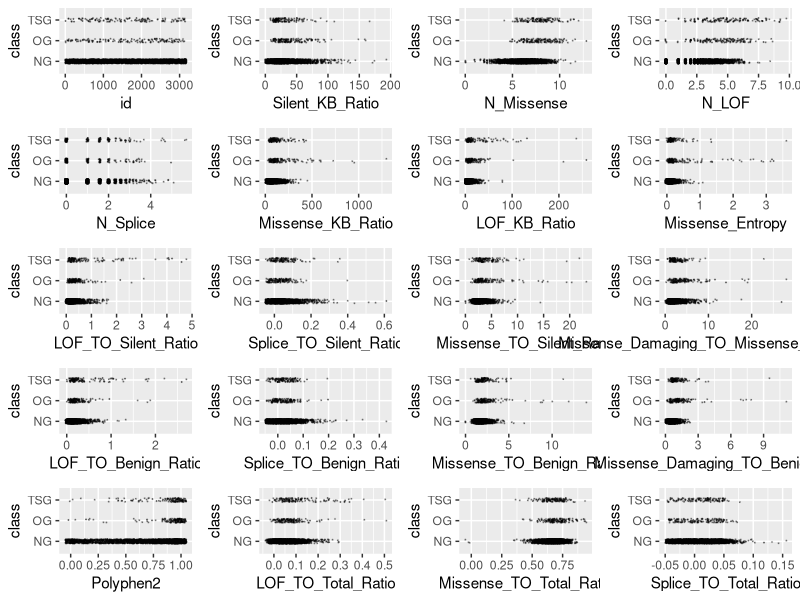
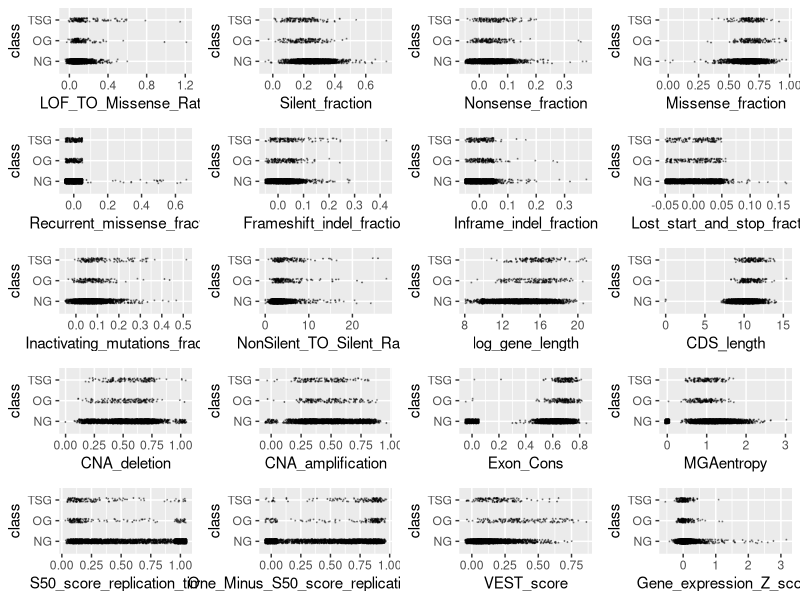
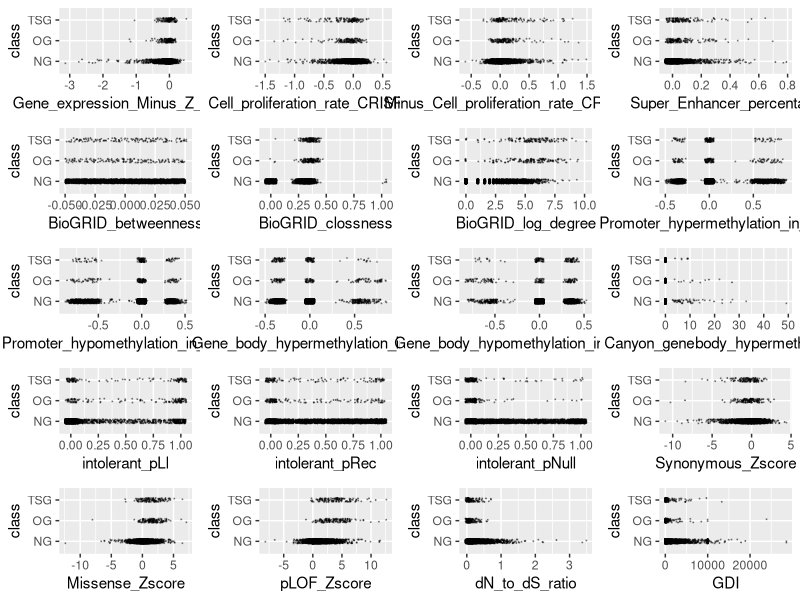
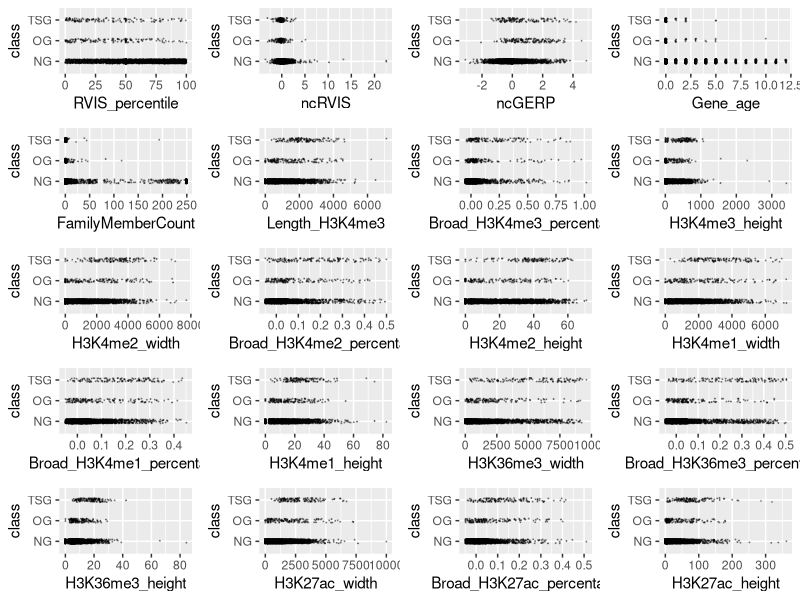
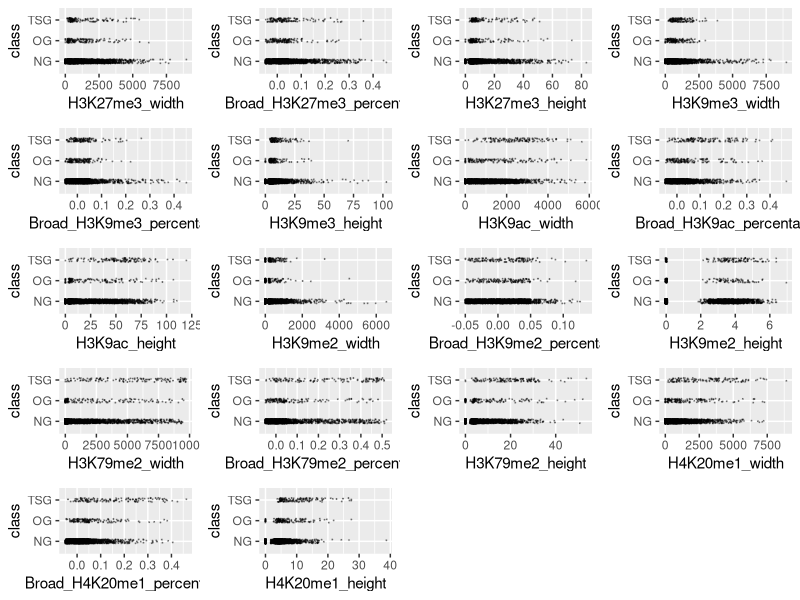
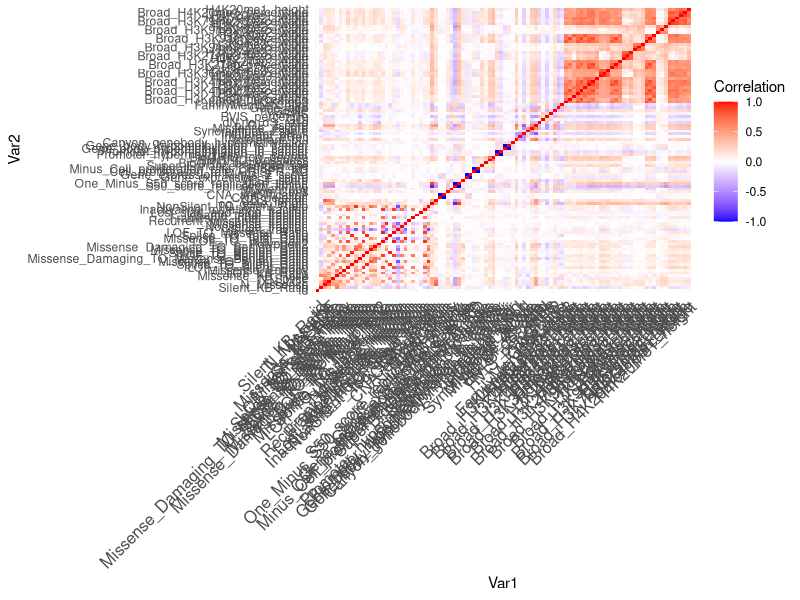
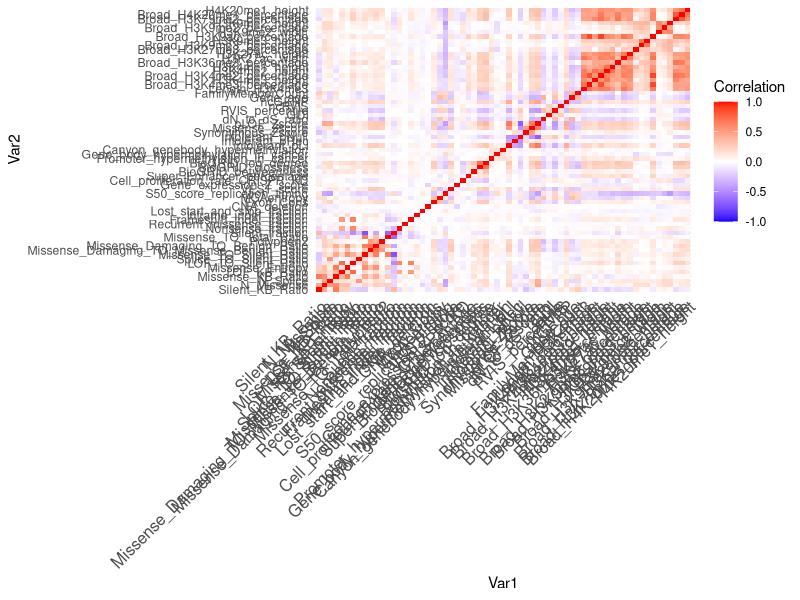
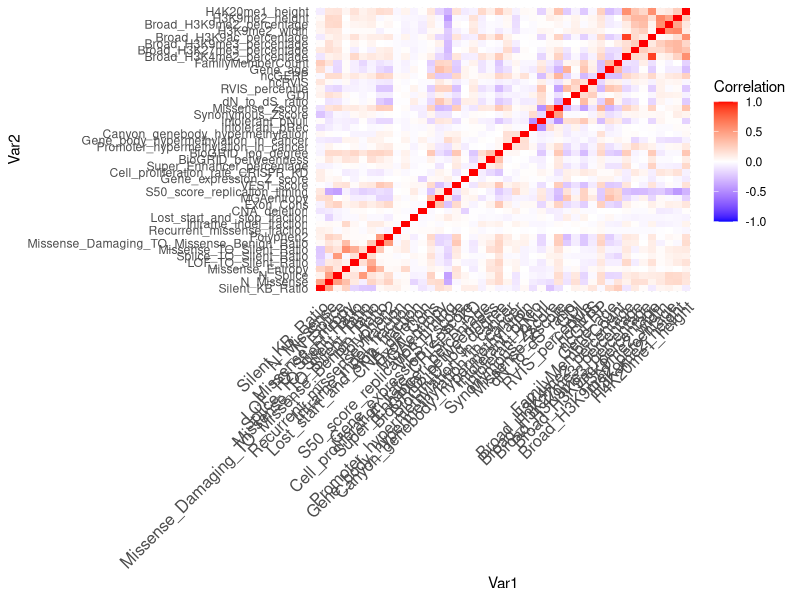

Write the R code that produced these figures, in order.
## ---- chunk 1
knitr::opts_chunk$set(echo = TRUE, comment = NA)
## ---- chunk 2
training <- read.csv("training.csv", stringsAsFactors = TRUE)
training$class <- factor(training$class)
levels(training$class) <- c("NG", "OG", "TSG")
# Create an outlier function
outlier <- function(data) {
  low <- mean(data) - 3 * sd(data)
  high <- mean(data) + 3 * sd(data)
  which(data < low | data > high)
}
# library(ggplot2)
# scatter <- function(var) {
#   ggplot(training, aes_string(var, "class")) +
#     geom_jitter(width = 0.05, height = 0.1, size = 0.1,
#                 colour = rgb(0, 0, 0, alpha = 1 / 3))
# }
# scat_plot <- lapply(names(training)[-99], scatter)
# library(gridExtra)
# grid.arrange(grobs = scat_plot[1:20], ncol = 4)
# grid.arrange(grobs = scat_plot[21:40], ncol = 4)
# grid.arrange(grobs = scat_plot[41:60], ncol = 4)
# grid.arrange(grobs = scat_plot[61:80], ncol = 4)
# grid.arrange(grobs = scat_plot[81:98], ncol = 4)
outliers <- table(unlist(lapply(training[,-99], outlier)))
outlier_index <- sort(outliers, decreasing = TRUE)
# Remove 50 most common outliers (i.e. outliers across multiple predictors)
training <- training[-as.numeric(names(outlier_index)[1:50]),]

# The below variables had outstanding outliers which we chose to remove
sort(training$Missense_TO_Silent_Ratio, decreasing = TRUE)[1:10]
training <- training[-which(training$Missense_TO_Silent_Ratio > 100), ]
sort(training$Missense_KB_Ratio, decreasing = TRUE)[1:10]
training <- training[-which(training$Missense_KB_Ratio > 2000), ]
sort(training$LOF_TO_Silent_Ratio, decreasing = TRUE)[1:10]
training <- training[-which(training$LOF_TO_Silent_Ratio > 5), ]
sort(training$Gene_expression_Z_score, decreasing = TRUE)[1:10]
training <- training[-which(training$Gene_expression_Z_score > 4), ]
sort(training$dN_to_dS_ratio, decreasing = TRUE)[1:10]
training <- training[-which(training$dN_to_dS_ratio > 5),]
sort(training$Silent_KB_Ratio, decreasing = TRUE)[1:10]
training <- training[-which(training$Silent_KB_Ratio > 200), ]
sort(training$Lost_start_and_stop_fraction, decreasing = TRUE)[1:10]
training <- training[-which(training$Lost_start_and_stop_fraction > 0.2),]
sort(training$Synonymous_Zscore, decreasing = FALSE)[1:10]
training <- training[-which(training$Synonymous_Zscore < -15), ]
numeric_training <- training[,-99]

# Lots of zeroes for some observations, so removed those observations with quite a few zeroes across predictor variables
n_zeroes <- rep(NA, nrow(numeric_training))

for(i in seq_len(nrow(numeric_training))){
  row_i_zeroes <- 0
  for(j in seq_len(ncol(numeric_training))){
    if(round(numeric_training[i,j], digits = 5) == 0){
      row_i_zeroes <- row_i_zeroes + 1
    }
  }
  n_zeroes[i] <- row_i_zeroes
}
training <- training[n_zeroes <= ncol(training) / 2, ]
## ---- chunk 3
library(ggplot2)
scatter <- function(var) {
  ggplot(training, aes_string(var, "class")) +
    geom_jitter(width = 0.05, height = 0.1, size = 0.1,
                colour = rgb(0, 0, 0, alpha = 1 / 3))
}
scat_plot <- lapply(names(training)[-99], scatter)
library(gridExtra)
grid.arrange(grobs = scat_plot[1:20], ncol = 4)
grid.arrange(grobs = scat_plot[21:40], ncol = 4)
grid.arrange(grobs = scat_plot[41:60], ncol = 4)
grid.arrange(grobs = scat_plot[61:80], ncol = 4)
grid.arrange(grobs = scat_plot[81:98], ncol = 4)
## ---- chunk 4
library(dplyr)
#function to calculate wca
score <- function (conf_mat) {
  # Diagonal of matrix corresponds to correctly predicted classes
  print(sum(diag(conf_mat) * c(1, 20, 20)))
  print(sum(diag(conf_mat) * c(1, 20, 20)) / sum(apply(conf_mat, 2, sum) * c(1, 20, 20)))
}

# Set new threshold to account for unbalanced data
classify <- function(probs, k) {
  if (any(probs[2:3] > k)) {
    subset <- probs[2:3]
    output <- which(subset == max(subset))
    if (length(output) > 1) {
        output <- sample(1:2, 1)
    }
  } else {
    output <- 0
  }
  output
}
## ---- chunk 5
library(dplyr)
library(caret)
set.seed(12)
# sig <- logical(98)
# names(sig) <- names(training)[-99]
# k <- 1
# diffs <- logical(98)
# for (var in names(training)[-99]) {
#   model <- aov(training[[var]] ~ factor(training$class))
#   sig[k] <- summary(model)[[1]][1, 5]
#   diffs[k] <- all(TukeyHSD(model)$`factor(training$class)`[, 4] < 0.05 / 98)
#   k <- k + 1
# }
# sort(sig[diffs])
score <- function (conf_mat) {
  sum(diag(conf_mat) * c(1, 20, 20)) / sum(apply(conf_mat, 2, sum) * c(1, 20, 20))
}

# sig_terms <- names(sort(sig[diffs]))
# combo_terms <- table(c(terms, sig_terms)) == 2
# final_terms <- names(combo_terms[combo_terms])
# term_mat <- cor(training %>% select(all_of(final_terms)))
# ind_terms <- final_terms[-c(1, 3, 4, 5, 10, 11, 13, 14, 15, 17)]

vars <- training
cor_mtx <- round(cor(vars[, names(vars) != "class"]), 2)
library(reshape2)
melted_cor_mtx <- melt(cor_mtx)
cor_heatmap <- ggplot(data = melted_cor_mtx, aes(x = Var1, y = Var2, fill = value)) + geom_tile()
cor_heatmap <- cor_heatmap +
  scale_fill_gradient2(low = "blue", high = "red", mid = "white",
                       midpoint = 0, limit = c(-1, 1), space = "Lab", name="Correlation") + 
  theme_minimal() +
  theme(axis.text.x = element_text(angle = 45, vjust = 1, size = 12, hjust = 1))
cor_heatmap

which(abs(cor_mtx) > 0.75, arr.ind = TRUE)
# Eliminate all but one of a set of variables highly correlated with one another
correlated <- c("id", "N_LOF", "CDS_length", "LOF_TO_Benign_Ratio",
                "LOF_TO_Total_Ratio", "LOF_TO_Missense_Ratio",
                "Inactivating_mutations_fraction", "Splice_TO_Benign_Ratio",
                "Splice_TO_Total_Ratio", "Missense_TO_Benign_Ratio",
                "NonSilent_TO_Silent_Ratio", "Missense_fraction",
                "One_Minus_S50_score_replication_timing", "CNA_amplification",
                "Gene_expression_Minus_Z_score", "log_gene_length",
                "Minus_Cell_proliferation_rate_CRISPR_KD",
                "Promoter_hypomethylation_in_cancer",
                "Gene_body_hypomethylation_in_cancer",
                "H3K4me2_width", "H3K9ac_width", "H3K9ac_height",
                "Broad_H3K4me1_percentage",
                "Broad_H3K27ac_percentage", "H3K4me1_width",
                "H3K36me3_width", "H3K36me3_height",
                "H3K27me3_width", "H3K27me3_height", "H3K9me3_width",
                "H3K79me2_width", "H3K79me2_height", "H4K20me1_width")
vars <- vars[, !(names(training) %in% correlated)]
cor_mtx <- round(cor(vars[, names(vars) != "class"]), 2)
melted_cor_mtx <- melt(cor_mtx)
cor_heatmap <- ggplot(data = melted_cor_mtx, aes(x = Var1, y = Var2, fill = value)) + geom_tile()
cor_heatmap <- cor_heatmap +
  scale_fill_gradient2(low = "blue", high = "red", mid = "white",
                       midpoint = 0, limit = c(-1, 1), space = "Lab", name="Correlation") + 
  theme_minimal() +
  theme(axis.text.x = element_text(angle = 45, vjust = 1, size = 12, hjust = 1))
cor_heatmap


which(abs(cor_mtx) > 0.6, arr.ind = TRUE)
# Eliminate all but one of a set of variables highly correlated with one another
second_correlated <- c("Missense_KB_Ratio", "LOF_KB_Ratio", "Nonsense_fraction",
                       "Frameshift_indel_fraction",
                       "Missense_Damaging_TO_Benign_Ratio",
                       "Missense_TO_Total_Ratio", "Silent_fraction",
                       "BioGRID_clossness", "pLOF_Zscore",
                       "Length_H3K4me3", "Broad_H3K4me3_percentage","H3K4me2_height",
                       "H3K4me3_height", "H3K27ac_width", "H3K27ac_height",
                       "H3K4me1_height", "H3K9me3_height",
                       "Broad_H3K79me2_percentage", "intolerant_pLI",
                       "Broad_H4K20me1_percentage", "Broad_H3K36me3_percentage")

vars <- vars[, !(names(vars) %in% second_correlated)]

cor_mtx <- round(cor(vars[, names(vars) != "class"]), 2)
library(reshape2)
melted_cor_mtx <- melt(cor_mtx)
cor_heatmap <- ggplot(data = melted_cor_mtx, aes(x = Var1, y = Var2, fill = value)) + geom_tile()
cor_heatmap <- cor_heatmap +
  scale_fill_gradient2(low = "blue", high = "red", mid = "white",
                       midpoint = 0, limit = c(-1, 1), space = "Lab", name="Correlation") + 
  theme_minimal() +
  theme(axis.text.x = element_text(angle = 45, vjust = 1, size = 12, hjust = 1))
cor_heatmap

set.seed(12)
mn <- nnet::multinom(class ~ ., data = vars, model = TRUE)
tidymn <- broom::tidy(mn) %>% arrange(p.value)
tidymn <- tidymn %>% filter(p.value < 0.05 / nrow(tidymn))
terms <- unique(tidymn$term)[-1]
terms

library(dplyr)
cor_mtx <- round(cor(vars[, names(vars) %in% terms]), 2)
library(reshape2)
melted_cor_mtx <- melt(cor_mtx)
cor_heatmap <- ggplot(data = melted_cor_mtx, aes(x = Var1, y = Var2, fill = value, cex.axis = 0.5)) + geom_tile()
cor_heatmap <- cor_heatmap +
  scale_fill_gradient2(low = "blue", high = "red", mid = "white",
                       midpoint = 0, limit = c(-1, 1), space = "Lab", name="Correlation") + 
  theme_minimal() +
  theme(axis.text.x = element_text(angle = 45, vjust = 1, size = 4, hjust = 1)) +
  theme(axis.text.y = element_text(angle = 0, vjust = 1, size = 4, hjust = 1))
cor_heatmap
terms <- terms[terms != "Broad_H3K4me2_percentage"]
## ---- chunk 6
vars <- training %>% select(all_of(terms), class)
set.seed(98764)
thresh_list <- list()
length(thresh_list) <- 10
j <- 1
# for() loop to validate post cross-validation with WCA and varying thresholds
for (rand in ceiling(runif(10, min = 1, max = 10000000))) {
  set.seed(rand)
  vars_split <- createDataPartition(vars$class, p = 0.8, list = FALSE)
  vars_train <- vars[vars_split, ]
  vars_test <- vars[-vars_split, ]
  
  train_cont <- trainControl(method = "cv", number = 5, classProbs = TRUE, savePredictions = TRUE)
  lda_ft <- train(class ~ ., data = vars_train, method = "lda", preProc = c("center", "scale"),
                  trControl = train_cont)
  preds <- predict(lda_ft, newdata = vars_test, type = "prob")
  scores <- numeric(100)
  for (i in seq(from = 0.001, to = 0.1, by = 0.001)) {
    lda_mod <- table("pred"=apply(preds, 1, classify, k = i), "obs" = vars_test$class)
    lda_mod
    scores[i*1000] <- score(lda_mod)
  }
  thresh_list[[j]] <- scores
  j <- j + 1
}

# Plot WCA as a function of threshold for various seeds to see best threshold
thresh_vals <- c(0.001, 0.0025, 0.005, 0.01, 0.025, 0.05, 0.1)
plot(thresh_list[[1]] ~ seq(from = 0.001, to = 0.1, by = 0.001),
     type = "l", ylim = c(0.6, 0.9), col = rgb(0, 0, 0, alpha = 0.5),
     xaxt = "n", ylab = "WCA Percentage",
     main = "WCA vs. Threshold for Different Seeds",
     xlab = "Threshold for Choosing Between (0) and (1 and 2)", las = 2)
for (i in 2:10) {
  red <- 0
  green <- 0
  blue <- 0
  if (i %% 4 == 1) {red <- 0.5}
  if (i %% 4 == 2) {green <- 0.5}
  if (i %% 4 == 3) {blue <- 0.5}
  lines(seq(from = 0.001, to = 0.1, by = 0.001), thresh_list[[i]],
        col = rgb(red, green, blue, alpha = 0.5))
  
}
abline(v = thresh_vals, col = rgb(0, 0, 0, alpha = 0.5))
points(unlist(lapply(thresh_list, which.max)) * 0.001, unlist(lapply(thresh_list, max)),
       pch = 19, cex = 0.5)
axis(side = 1, at = thresh_vals, cex.axis = 0.75, las = 2)
best_thresh <- unlist(lapply(thresh_list, which.max))
median(best_thresh * 0.001)
thresh_val_scores <- matrix(nrow = 10, ncol = length(thresh_vals))
colnames(thresh_val_scores) <- thresh_vals
for (i in 1:10) {
  thresh_val_scores[i, ] <- thresh_list[[i]][thresh_vals * 1000]
}
apply(thresh_val_scores, 2, mean)
# Use threshold of 0.005 for determining when to classify as OG or TSG (highest peak)
set.seed(1248)
vars_split <- createDataPartition(vars$class, p = 0.8, list = FALSE)
vars_train <- vars[vars_split, ]
vars_test <- vars[-vars_split, ]
train_cont <- trainControl(method = "cv", number = 5,
                           classProbs = TRUE, savePredictions = TRUE)
lda_ft <- train(class ~ ., data = vars_train, method = "lda",
                preProc = c("center", "scale"), trControl = train_cont)
preds <- predict(lda_ft, newdata = vars_test, type = "prob")
lda_mod <- table("pred" = apply(preds, 1, classify, k = 0.01),
                 "obs" = vars_test$class)
lda_mod
score(lda_mod)
## ---- chunk 7
# Write prediction model on test data
tests <- read.csv("test.csv")
preds <- predict(lda_ft, newdata = tests, type = "prob")
preds <- apply(preds, 1, classify, k = 0.005)
names(preds) <- tests$id
csv_file <- data.frame(id = tests$id,
                       class = preds)
#write.csv(csv_file, "modelpredictions12_updated_pt3.csv", row.names = FALSE)
best_mod <- read.csv("modelpredictions12_updated_pt3.csv")
table("Best Model" = best_mod$class, csv_file$class)
mean(best_mod$class == csv_file$class)
